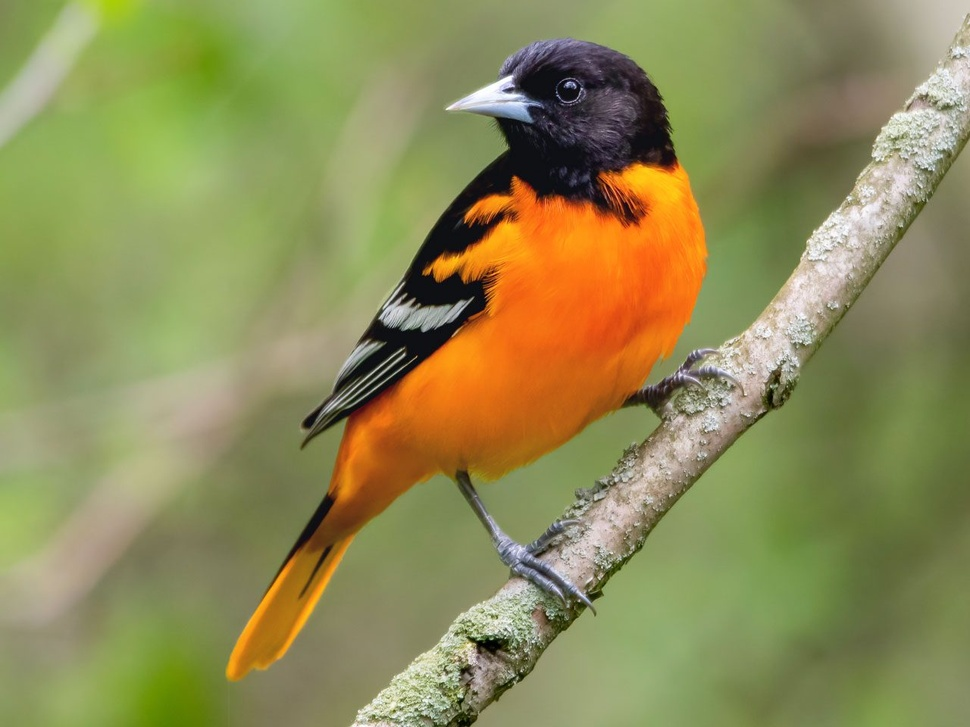
#> input picture assets/bird.jpg, 970 x 727 px, shrunk from 1280 x 960 before the run
$ python z_5.py
#> lines starting #> are read from the running program, lines starting #| are printed output that depends on the picture
import cv2

image = cv2.imread("./assets/bird.jpg")
#> image is the input picture: shape (727, 970, 3); mean B, G, R 86.8, 139.8, 142.7
(h, w) = image.shape[:2]
#> h = 727; w = 970

image[0:h // 2, 0: w // 2] = (255, 0, 0)
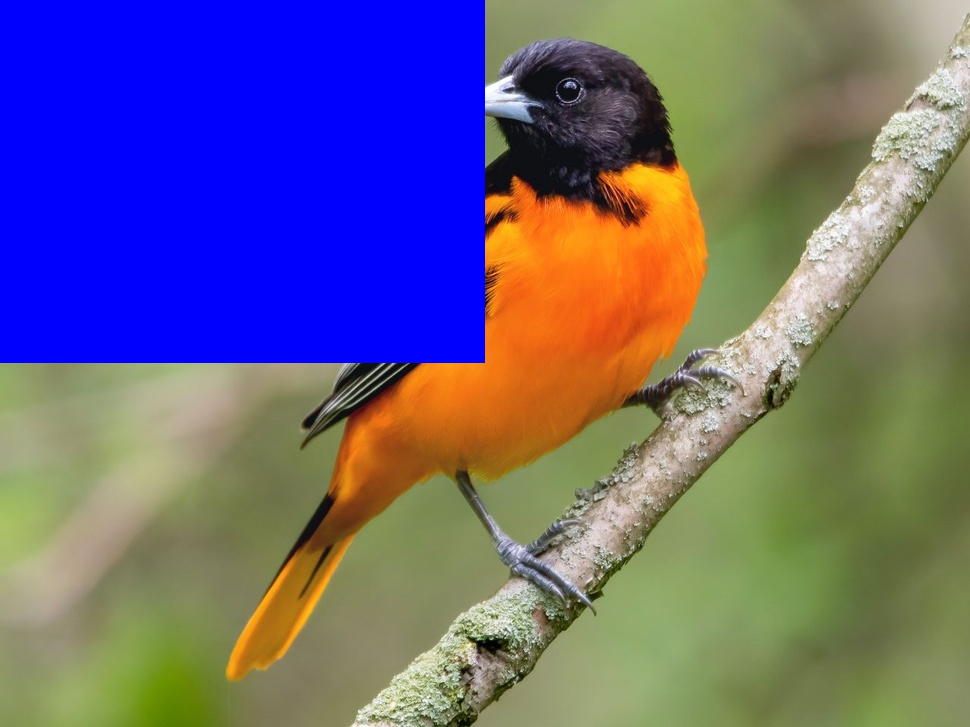
#> image: shape (727, 970, 3); mean B, G, R 127.4, 100.2, 106.9

cv2.imshow("after", image)

cv2.waitKey(0)
cv2.destroyAllWindows()

$ run again, with assets/cat.jpg copied over assets/bird.jpg
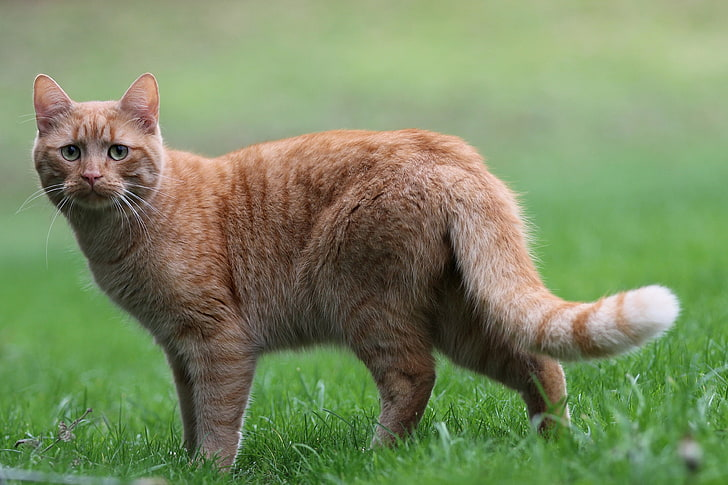
#> input picture assets/cat.jpg, 728 x 485 px
#> image is the input picture: shape (485, 728, 3); mean B, G, R 97.6, 138.3, 122.7
#> `image[0:h // 2, 0: w // 2] = (255, 0, 0)`:
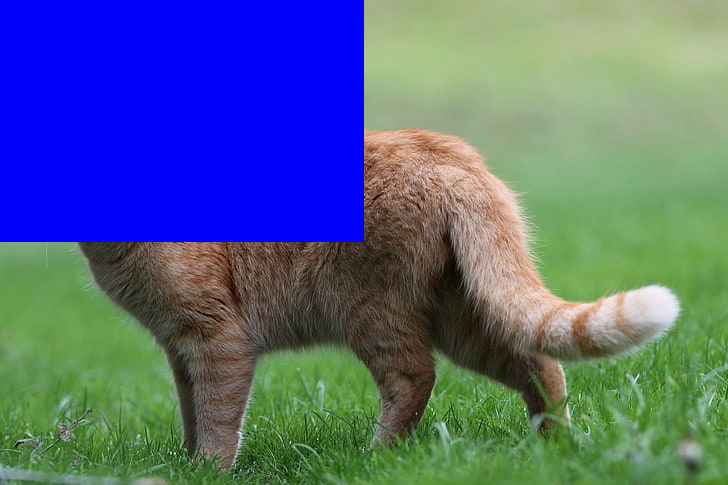
#> image: shape (485, 728, 3); mean B, G, R 132.4, 102.2, 85.8

$ run again, with assets/cat_2.jpg copied over assets/bird.jpg
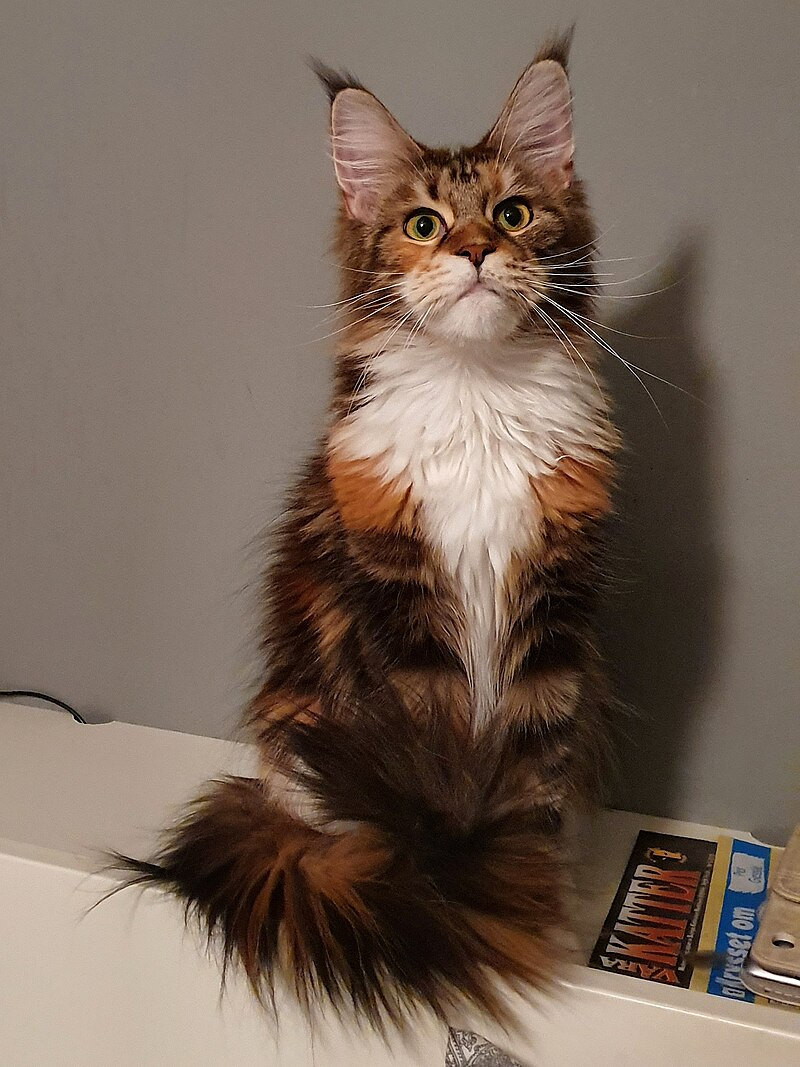
#> input picture assets/cat_2.jpg, 800 x 1067 px
#> image is the input picture: shape (1067, 800, 3); mean B, G, R 90.3, 102.7, 120.2
#> `image[0:h // 2, 0: w // 2] = (255, 0, 0)`:
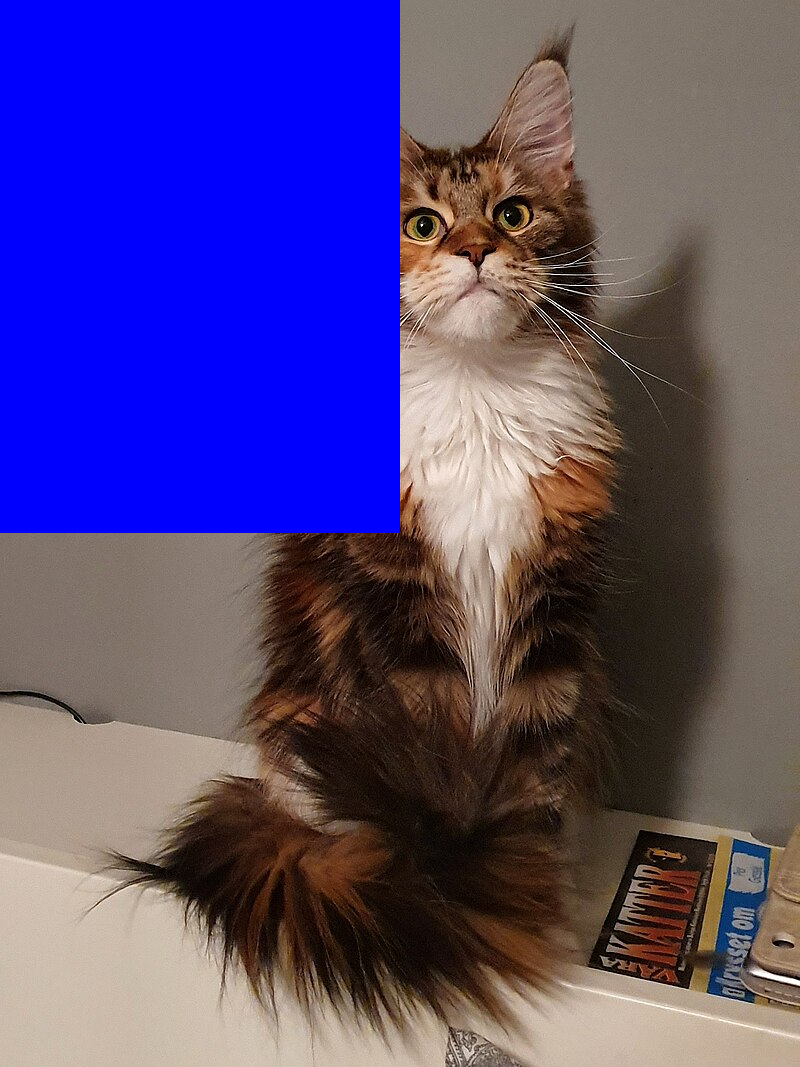
#> image: shape (1067, 800, 3); mean B, G, R 127.2, 73.2, 86.4
